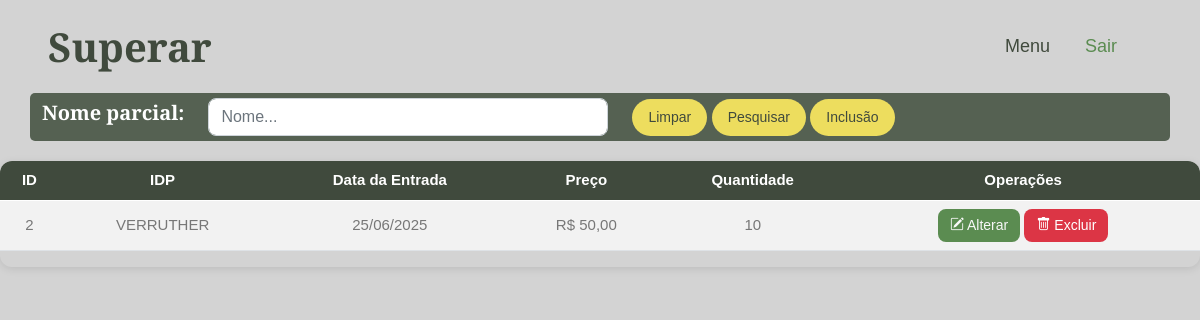
The app's page /entrselect.php (signed in) with its own data.
### tables this page shows
CREATE TABLE `entradaestoque` (
  `id` int(11) NOT NULL,
  `idproduto` int(11) NOT NULL,
  `dataentrada` date NOT NULL,
  `preco` decimal(10,0) NOT NULL,
  `quantidade` int(11) NOT NULL
);

CREATE TABLE `produto` (
  `id` int(11) NOT NULL,
  `nome` varchar(255) NOT NULL,
  `preco` decimal(10,2) NOT NULL,
  `comissao` decimal(5,2) DEFAULT NULL,
  `estoque` int(11) DEFAULT NULL,
  `precocusto` decimal(10,2) DEFAULT NULL,
  `precovenda` decimal(10,2) DEFAULT NULL
);

### entrselect.php (the view, shortened to what this page needs)
<?php
include('connect.php');
$sql = 'select e.id, p.nome nome, e.dataentrada as data, e.preco preco, e.quantidade quantidade from entradaestoque e
inner join produto p
on p.id = e.idproduto;';
$pesqnome = '';
if (isset($_POST['submit'])) {
    $pesqnome = mysqli_real_escape_string($con, $_POST['pesqnome']);
    $sql = "select e.id, p.nome nome, e.dataentrada as data, e.preco preco, e.quantidade quantidade from entradaestoque e
    inner join produto p
    on p.id = e.idproduto;";
} else {
    $sql = 'select e.id, p.nome nome, e.dataentrada as data, e.preco preco, e.quantidade quantidade from entradaestoque e
    inner join produto p
    on p.id = e.idproduto;';
}
$result = mysqli_query($con, $sql);
?>
<!DOCTYPE html>
<html lang="en">
<head>
    <link href="https://cdnjs.cloudflare.com/ajax/libs/font-awesome/5.10.0/css/all.min.css" rel="stylesheet">
    <link href="https://cdn.jsdelivr.net/npm/bootstrap-icons@1.4.1/font/bootstrap-icons.css" rel="stylesheet">
    <link href="lib/animate/animate.min.css" rel="stylesheet">
    <link href="lib/owlcarousel/assets/owl.carousel.min.css" rel="stylesheet">
    <link href="lib/lightbox/css/lightbox.min.css" rel="stylesheet">
    <link href="css/bootstrap.min.css" rel="stylesheet">
    <link href="css/style.css" rel="stylesheet">
</head>
<body>
    <nav class="navbar navbar-expand-lg navbar-light sticky-top px-4 px-lg-5">
        <h1 class="m-0">Superar</h1>
        <div class="collapse navbar-collapse" id="navbarCollapse">
            <div class="navbar-nav ms-auto p-4 p-lg-0">
                <a href="menu.php" class="nav-item nav-link">Menu</a>
                <a href="logout.php" class="nav-item nav-link active">Sair</a>
            </div>
        </div>
    </nav>
    <div class="text-center mx-auto wow fadeInUp" data-wow-delay="0.1s">
        <div class="container" style="background-color: transparent;" width="200px;">
            <form method="post" action="">
                <div class="row align-items-center" style="background-color: #556152; padding-top:5px; padding-bottom: 5px; border-radius: 5px;">
                    <div class="col-auto">
                        <h5 style="color: white;">Nome parcial:</h5>
                    </div>
                    <div class="col-auto">
                        <input type="text" name="pesqnome" id="pesqnome" class="form-control" placeholder="Nome..." style="width: 400px;" value="<?php echo $pesqnome; ?>">
                    </div>
                    <div class="col-auto">
                        <a href="entrselect.php" class="btn btn-secondary rounded-pill py-2 px-3">Limpar</a>
                        <button class="btn btn-secondary rounded-pill py-2 px-3" type="submit" name="submit">Pesquisar</button>
                        <a href="entrinsert.php" class="btn btn-secondary rounded-pill py-2 px-3">Inclusão</a>
                    </div>
                </div>
            </form>
        </div>
    </div>
    <div class="table-container">
        <table class="table table-striped table-hover align-middle">
            <thead>
                <tr>
                    <th scope="col">ID</th>
                    <th scope="col">IDP</th>
                    <th scope="col">Data da Entrada</th>
                    <th scope="col">Preço</th>
                    <th scope="col">Quantidade</th>
                    <th scope="col">Operações</th>
                </tr>
            </thead>
            <tbody>
                <?php
                if ($result && mysqli_num_rows($result) > 0) {
                    while ($row = mysqli_fetch_assoc($result)) {
                        $dataentrada = date("d/m/Y", strtotime($row['data']));
                        echo "<tr>
                  <td>{$row['id']}</td>
                  <td>{$row['nome']}</td>
                  <td>{$dataentrada}</td>
                  <td>R$ " . number_format($row['preco'], 2, ',', '.') . "</td>
                  <td>{$row['quantidade']}</td>
                  <td>
                      <a href='entrupdate.php?updateid={$row['id']}' class='btn btn-sm btn-primary'>
                        <i class='bi bi-pencil-square'></i> Alterar
                      </a>
                      <a href='entrdelete.php?deleteid={$row['id']}' class='btn btn-sm btn-danger'>
                        <i class='bi bi-trash'></i> Excluir
                      </a>
                  </td>
                </tr>";
                    }
                } else {
                    echo "<tr><td colspan='6' class='text-center'>Nenhum registro encontrado.</td></tr>";
                }
                ?>
            </tbody>
        </table>
    </div>
</body>
</html>

### css/style.css (style rules this page uses)
:root { --primary: #5B8C51; --secondary: #EDDD5E; --light: #F7F7F7; --dark: #404A3D; }
body { margin: 0; font-family: Poppins, sans-serif; background-color: #D3D3D3; }
.btn { transition: .5s; font-weight: 500; }
.btn-primary, .btn-outline-primary:hover { color: var(--light); }
.btn-secondary, .btn-outline-secondary:hover { color: var(--dark); }
.navbar.sticky-top { top: -100px; transition: .5s; }
.navbar .navbar-nav .nav-link { margin-right: 35px; padding: 25px 0; color: var(--dark); font-size: 18px; font-weight: 500; outline: none; }
.navbar .navbar-nav .nav-link:hover, .navbar .navbar-nav .nav-link.active { color: var(--primary); }

### entrselect.php (style rules this page uses)
.table-container { width: 100%; overflow-x: auto; margin-top: 20px; border-radius: 12px; box-shadow: 0 2px 8px rgba(0, 0, 0, 0.1); }
table { width: 100%; border-collapse: collapse; background: #fff; font-family: "Poppins", sans-serif; font-size: 15px; color: #333; }
thead { background: #404A3D; color: #fff; }
thead th { padding: 14px; text-align: center; font-weight: 600; }
td { padding: 12px 14px; text-align: center; }
.btn { padding: 6px 12px; border-radius: 8px; border: none; cursor: pointer; font-size: 14px; font-weight: 500; transition: 0.2s; }

### records on screen
entradaestoque: id "2", idproduto.nome "VERRUTHER", dataentrada "25/06/2025", preco "50,00", quantidade "10"
